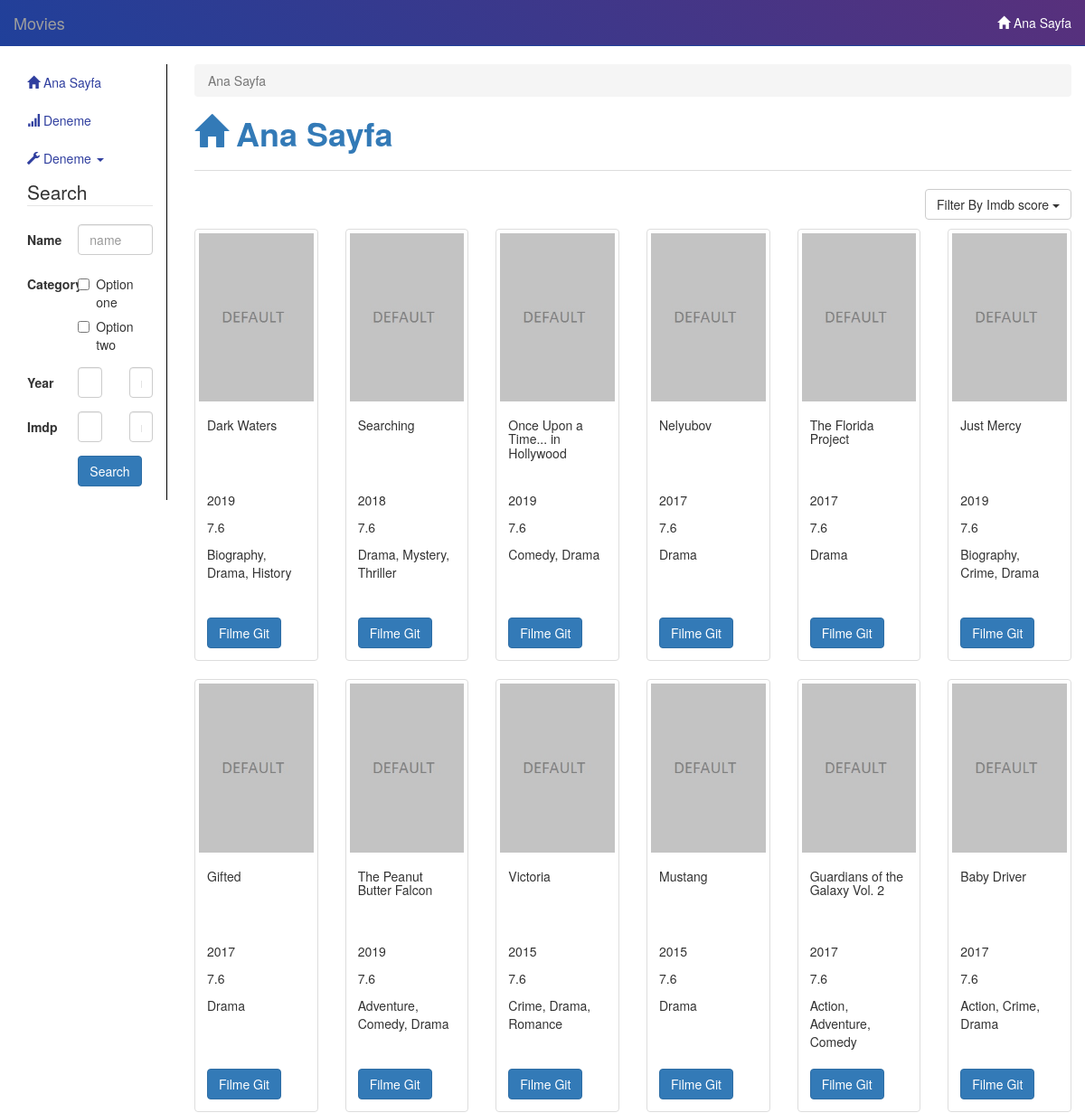
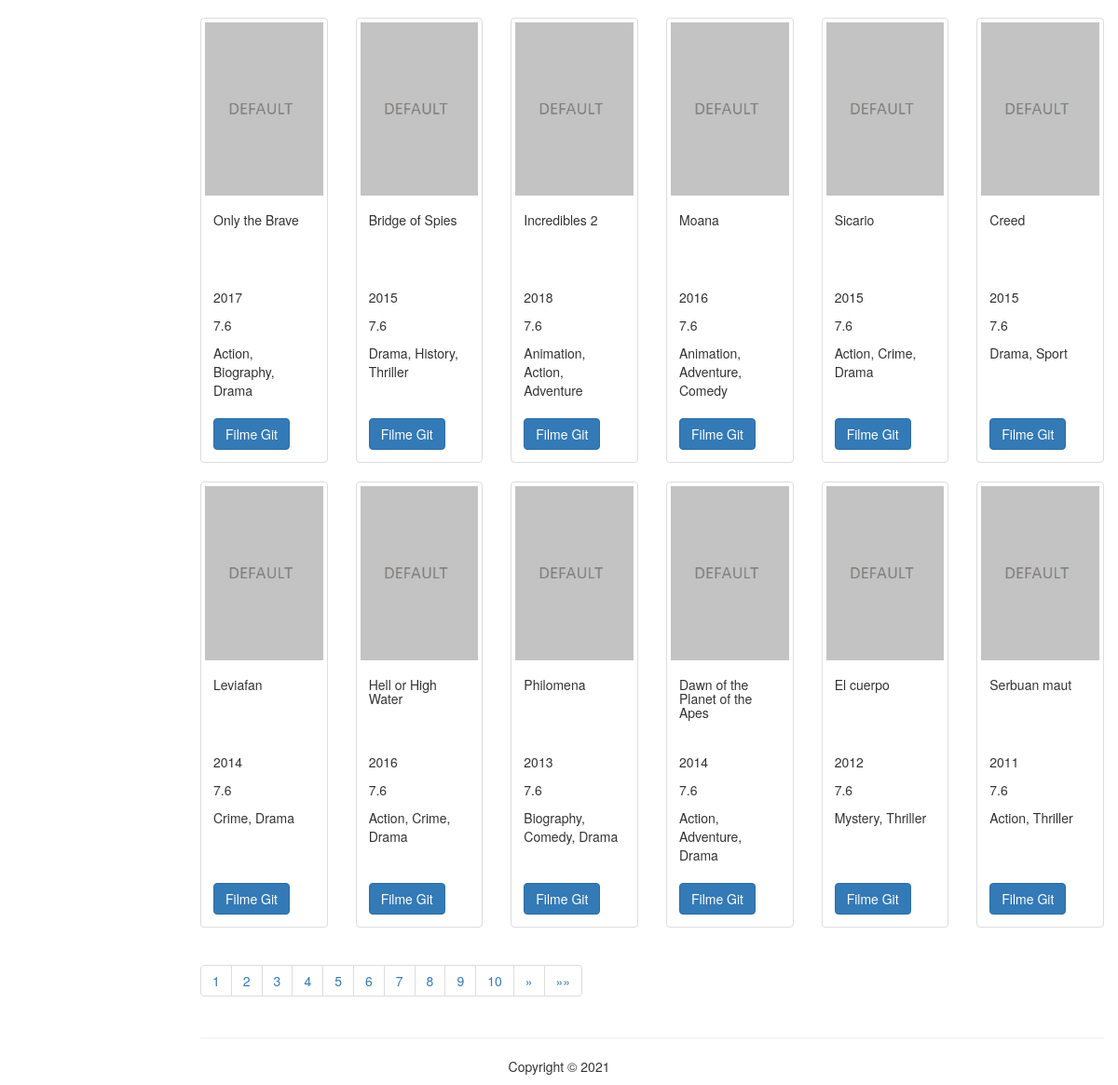
Page /movie/index.php?type=1&sort=0 on the committed database (2 pictures, top to bottom).
### tables this page shows
CREATE TABLE `imdb_top_1000` (
  `movie_id` int(11) NOT NULL,
  `COL_1` varchar(161) DEFAULT NULL,
  `COL_2` varchar(68) DEFAULT NULL,
  `COL_3` varchar(13) DEFAULT NULL,
  `COL_4` varchar(11) DEFAULT NULL,
  `COL_5` varchar(7) DEFAULT NULL,
  `COL_6` varchar(29) DEFAULT NULL,
  `COL_7` varchar(11) DEFAULT NULL,
  `COL_8` varchar(313) DEFAULT NULL,
  `COL_9` varchar(10) DEFAULT NULL,
  `COL_10` varchar(32) DEFAULT NULL,
  `COL_11` varchar(25) DEFAULT NULL,
  `COL_12` varchar(25) DEFAULT NULL,
  `COL_13` varchar(27) DEFAULT NULL,
  `COL_14` varchar(27) DEFAULT NULL,
  `COL_15` varchar(11) DEFAULT NULL,
  `COL_16` varchar(11) DEFAULT NULL
);

### movie/php_actions/mainsql.php (called while the page is built, shortened)
<?php
$querystr = " FROM `imdb_top_1000` ";
switch ($type) {
  case 1:
    $typestring = " order by COL_7";
    break;
}
switch ($sort) {
  case 0:
    $sortstring = " ASC ";
    break;
}
$querystr .= $typestring;
$querystr .= $sortstring;
$countquery=$db->prepare("SELECT COUNT(`COL_1`) as con {$querystr}");
$countquery->execute();
$count=$countquery-> fetch(PDO::FETCH_OBJ);
$pagecount= ceil($count->con / 24);
$querystr .= "LIMIT 24 OFFSET {$ofset}";
$query=$db->prepare("SELECT * {$querystr}");
$query->execute();
$plots=$query-> fetchAll(PDO::FETCH_OBJ);
?>

### movie/index.php (the view, shortened to what this page needs)
<?php
	include("db_connect.php");
if(isset($_GET["page"])) {
	$pg = $_GET["page"];
	$ofset = ($_GET['page'] - 1) * 24;
} else {
	$ofset = 0;
	$pg = 0;
}
if(isset($_GET["type"]) AND isset($_GET["sort"])) {
	$type = $_GET["type"];
	$sort = $_GET["sort"];
} else {
	$type = 0;
	$sort = 2;
}
include("php_actions/mainsql.php");
?>
<!doctype html>
<html lang="en">
  <head>
   <?php include("menus.php"); ?>
<div class="col-lg-10 col-md-10 col-sm-9 col-xs-12">
	<ol class="breadcrumb">
	  <li class="active">Ana Sayfa</li>
	</ol>
    <h1><a href="index.php"><strong><span class="glyphicon glyphicon-home"></span> Ana Sayfa</strong></a></h1>
	<hr class="hr">
<div class="anasayfamenu">
<div class="row" style="margin-bottom:10px;">
<div class="col-lg-12">
	<div class="btn-group pull-right">
          <button type="button" class="btn btn-default dropdown-toggle" data-toggle="dropdown">
			Filter By
			<?php switch ($type) {
			  case 1:
				echo " Imdb score";
				break;
			} ?>
			<span class="caret"></span>
          </button>
        </div>
</div>
 </div>
  <div class="row">
							<?php
							foreach($plots as $plot){?>
							  <div class="col-sm-3 col-md-3 col-lg-2">
								<div class="thumbnail">
								  <img src="<?= $plot->COL_1 ?>" alt="<?= $plot->COL_2 ?>" onerror="if (this.src != 'error.jpg') this.src = 'img/default.jpg';" width="100%">
								  <div class="caption">
									<h5 style="min-height:70px;"><?= $plot->COL_2 ?></h5>
									<p><?= $plot->COL_3 ?></p>
									<p><?= $plot->COL_7 ?></p>
									<p style="min-height:70px;"><?= $plot->COL_6 ?></p>
									<a href="movie.php?id=<?= $plot->movie_id ?>" class="btn btn-primary" role="button">Filme Git</a>
								  </div>
								</div>
							  </div>
							<?php } ?>
</div>
  <nav aria-label="Page navigation">
  <ul class="pagination">
	<?php
	if($pg < 5) { $x = 1; if($pagecount >10) {$y = 10;} else {$y = $pagecount; } } else { $x = $pg-4;
		if($pg+5 > $pagecount) {
			$y = $pagecount;
		} else { $y = $pg+5; }
	}
	for ($x; $x <= $y; $x++) {
	if($pg == $x) { ?>
	<li class="active">
	<?php } else { ?>
	<li>
	<?php } ?>
	  <a href="index.php?page=<?= $x ?><?php if (isset($type) AND isset($sort) AND $type != 0) { ?>&type=<?= $type ?>&sort=<?= $sort;  } if(isset($name)) { ?>&name=<?=$name; }  if(isset($yearmin)) { ?>&yearmin=<?=$yearmin; }  if(isset($yearmax)) { ?>&yearmax=<?=$yearmax; }  if(isset($imdbmin)) { ?>&imdbmin=<?=$imdbmin; }  if(isset($imdbmax)) { ?>&imdbmax=<?=$imdbmax; } ?>"><?= $x ?></a></li>
	<?php } ?>
<?php if($pg < $pagecount) { ?>
    <li>
      <a href="index.php?page=<?= $_GET['page']+1 ?><?php if (isset($type) AND isset($sort) AND $type != 0) { ?>&type=<?= $type ?>&sort=<?= $sort;  } if(isset($name)) { ?>&name=<?=$name; }  if(isset($yearmin)) { ?>&yearmin=<?=$yearmin; }  if(isset($yearmax)) { ?>&yearmax=<?=$yearmax; }  if(isset($imdbmin)) { ?>&imdbmin=<?=$imdbmin; }  if(isset($imdbmax)) { ?>&imdbmax=<?=$imdbmax; } ?>" aria-label="Next">
        <span aria-hidden="true">&raquo;</span>
      </a>
    </li>
	<li>
      <a href="index.php?page=<?=  $pagecount ?><?php if (isset($type) AND isset($sort) AND $type != 0) { ?>&type=<?= $type ?>&sort=<?= $sort;  } if(isset($name)) { ?>&name=<?=$name; }  if(isset($yearmin)) { ?>&yearmin=<?=$yearmin; }  if(isset($yearmax)) { ?>&yearmax=<?=$yearmax; }  if(isset($imdbmin)) { ?>&imdbmin=<?=$imdbmin; }  if(isset($imdbmax)) { ?>&imdbmax=<?=$imdbmax; } ?>" aria-label="Next">
        <span aria-hidden="true">&raquo;&raquo;</span>
      </a>
    </li>
	<?php } ?>
  </ul>
</nav>
 </div>
    <hr>
</div>
<?php include("footer.php"); ?>

### movie/css/style.css (style rules this page uses)
.hr { border-top: 1px solid #ddd; }

### rows in the picture
imdb_top_1000: COL_2 "Dark Waters", COL_3 "2019", COL_7 "7.6", COL_6 "Biography, Drama, History"
imdb_top_1000: COL_2 "Searching", COL_3 "2018", COL_7 "7.6", COL_6 "Drama, Mystery, Thriller"
imdb_top_1000: COL_2 "Once Upon a Time... in Hollywood", COL_3 "2019", COL_7 "7.6", COL_6 "Comedy, Drama"
imdb_top_1000: COL_2 "Nelyubov", COL_3 "2017", COL_7 "7.6", COL_6 "Drama"
imdb_top_1000: COL_2 "The Florida Project", COL_3 "2017", COL_7 "7.6", COL_6 "Drama"
imdb_top_1000: COL_2 "Just Mercy", COL_3 "2019", COL_7 "7.6", COL_6 "Biography, Crime, Drama"
imdb_top_1000: COL_2 "Gifted", COL_3 "2017", COL_7 "7.6", COL_6 "Drama"
imdb_top_1000: COL_2 "The Peanut Butter Falcon", COL_3 "2019", COL_7 "7.6", COL_6 "Adventure, Comedy, Drama"
imdb_top_1000: COL_2 "Victoria", COL_3 "2015", COL_7 "7.6", COL_6 "Crime, Drama, Romance"
imdb_top_1000: COL_2 "Mustang", COL_3 "2015", COL_7 "7.6", COL_6 "Drama"
imdb_top_1000: COL_2 "Guardians of the Galaxy Vol. 2", COL_3 "2017", COL_7 "7.6", COL_6 "Action, Adventure, Comedy"
imdb_top_1000: COL_2 "Baby Driver", COL_3 "2017", COL_7 "7.6", COL_6 "Action, Crime, Drama"
imdb_top_1000: COL_2 "Only the Brave", COL_3 "2017", COL_7 "7.6", COL_6 "Action, Biography, Drama"
imdb_top_1000: COL_2 "Bridge of Spies", COL_3 "2015", COL_7 "7.6", COL_6 "Drama, History, Thriller"
imdb_top_1000: COL_2 "Incredibles 2", COL_3 "2018", COL_7 "7.6", COL_6 "Animation, Action, Adventure"
imdb_top_1000: COL_2 "Moana", COL_3 "2016", COL_7 "7.6", COL_6 "Animation, Adventure, Comedy"
imdb_top_1000: COL_2 "Sicario", COL_3 "2015", COL_7 "7.6", COL_6 "Action, Crime, Drama"
imdb_top_1000: COL_2 "Creed", COL_3 "2015", COL_7 "7.6", COL_6 "Drama, Sport"
imdb_top_1000: COL_2 "Leviafan", COL_3 "2014", COL_7 "7.6", COL_6 "Crime, Drama"
imdb_top_1000: COL_2 "Hell or High Water", COL_3 "2016", COL_7 "7.6", COL_6 "Action, Crime, Drama"
imdb_top_1000: COL_2 "Philomena", COL_3 "2013", COL_7 "7.6", COL_6 "Biography, Comedy, Drama"
imdb_top_1000: COL_2 "Dawn of the Planet of the Apes", COL_3 "2014", COL_7 "7.6", COL_6 "Action, Adventure, Drama"
imdb_top_1000: COL_2 "El cuerpo", COL_3 "2012", COL_7 "7.6", COL_6 "Mystery, Thriller"
imdb_top_1000: COL_2 "Serbuan maut", COL_3 "2011", COL_7 "7.6", COL_6 "Action, Thriller"
